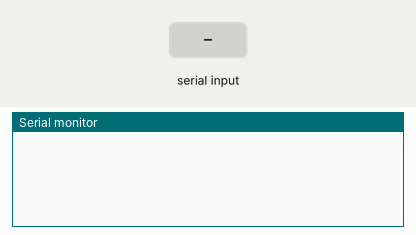
This sketch was run on a simulated Arduino Uno, built with avr-gcc and run on an emulated ATmega328P. Shown: the last lines printed to the serial monitor. The test bench sets the inputs (shaded band).

Above: at 1.2 s.
1.3 s: "1" received over Serial
At 1.9 s:
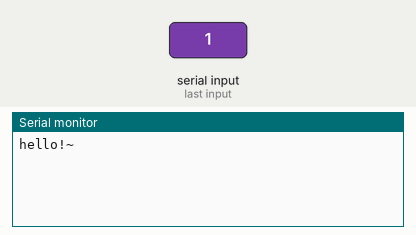
2.8 s: "2" received over Serial
At 4.3 s:
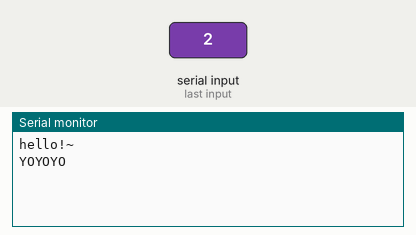

The sketch:

comCMD.ino
```cpp
#include <dht.h>

char a;
void setup() {
Serial.begin(9600);
}

void loop() {
if(Serial.available()>0)
{a=Serial.read();
if(a=='1'){Serial.println("hello!~");}
if(a=='2'){Serial.println("YOYOYO");}
}
}
```

Measured:
- after the input at 1.3 s, the serial monitor: prints a new line at once (image 1)
- after the input at 2.8 s, the serial monitor: prints a new line at once (image 2)
